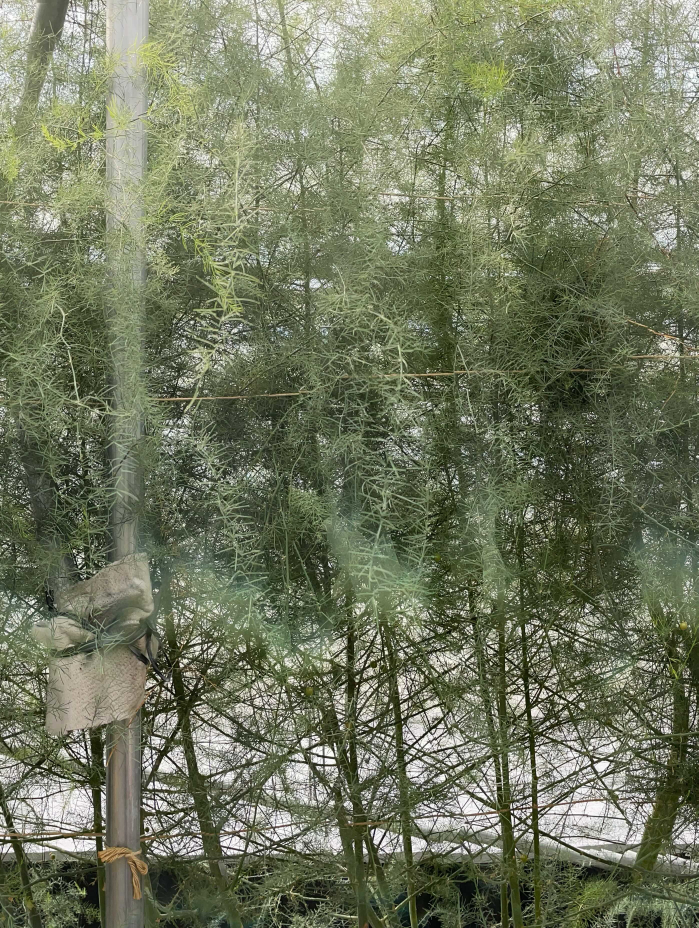
#> input picture pseudo_leaf_density_estimator/data/leaf.jpg, 2793 x 3712 px (shown at 1/4 size)
$ jupyter execute --allow-errors sandbox.ipynb   (older library calls are emulated)
#> lines starting #> are read from the running program, lines starting #| are printed output that depends on the picture; after the words box and inside, x2 and y2 are one past the last pixel; in counts of white or black regions, pixels touching at a corner belong together
### pseudo_leaf_density_estimator/guided_filter/core/filter.py
import numpy as np

from ..cv.smooth import box_filter
from ..cv.image import to_32F


class GuidedFilter:
    """
    This is a factory class which builds guided filter
    according to the channel number of guided Input.
    The guided input could be gray image, color image,
    or multi-dimensional feature map.

    References:
        K.He, J.Sun, and X.Tang. Guided Image Filtering. TPAMI'12.
    """

    def __init__(self, I, radius, eps):
        """

        Parameters
        ----------
        I: NDArray
            Guided image or guided feature map
        radius: int
            Radius of filter
        eps: float
            Value controlling sharpness
        """
        if len(I.shape) == 2:
            self._Filter = GrayGuidedFilter(I, radius, eps)
        else:
            self._Filter = MultiDimGuidedFilter(I, radius, eps)

    # [23 lines left out: function filter, not called in this run]


class GrayGuidedFilter:
    """
    Specific guided filter for gray guided image.
    """

    # [47 lines left out: functions __init__, filter, not called in this run]


class MultiDimGuidedFilter:
    """
    Specific guided filter for color guided image
    or multi-dimensional feature map.
    """

    def __init__(self, I, radius, eps):
        self.I = to_32F(I)
        self.radius = radius
        self.eps = eps

        self.rows = self.I.shape[0]
        self.cols = self.I.shape[1]
        self.chs = self.I.shape[2]

    # [53 lines left out: function filter, not called in this run]

### pseudo_leaf_density_estimator/sandbox.ipynb
[cell 1]
import cv2
import numpy as np
import matplotlib.pyplot as plt
import matplotlib as mpl

def show(image):
    plt.imshow(image)
    plt.show()

"""
Load images
"""
input_name = "data/leaf.jpg"
leaf_image = cv2.imread(input_name)
#> leaf_image is the input picture: shape (3712, 2793, 3); mean B, G, R 94.3, 119.6, 113.1
# leaf_image = cv2.imread("data/leaf2.png")
leaf_image = cv2.resize(leaf_image, None, fx=0.2, fy=0.2)
#> leaf_image: shape (742, 559, 3)
leaf_image_raw = leaf_image

leaf_image_rgb = cv2.cvtColor(leaf_image, cv2.COLOR_BGR2RGB)
show(leaf_image_rgb)
print(leaf_image_rgb.shape)
#| (742, 559, 3)

# 色空間の変換(RGB -> CIE LCh)

[cell 2]
from skimage.color import rgb2lab, lab2lch,lab2rgb,lch2lab

img_lab = rgb2lab(leaf_image_rgb)# what is this? -> 色空間変更
#> img_lab: shape (742, 559, 3) float64; mean of channels 0, 1, 2 48.2, -7.3, 13.3
img_lch = lab2lch(img_lab)
#> img_lch: shape (742, 559, 3) float64; mean of channels 0, 1, 2 48.2, 15.3, 2.1

[cell 3]
# 色空間変換しても、配列の形は一緒
print(f"lab.shape: {img_lab.shape}")
#| lab.shape: (742, 559, 3)
print(f"lch.shape: {img_lch.shape}")
#| lch.shape: (742, 559, 3)

[cell 4]
np.log10(img_lch[:, :, 1] + 1) / np.log10(255)

# LCh色空間を用いた色検出

[cell 5]
#LCHのCを使用している
img_lch[:, :, 1] = (255 * np.log10(img_lch[:, :, 1] + 1) / np.log10(255)).astype(np.uint8)  #perceptual color spaces
#> img_lch: shape (742, 559, 3) float64; mean of channels 0, 1, 2 48.2, 122.4, 2.1
plt.hist(img_lch[:,:,1].reshape(-1))#histグラム化にするには、一次元配列にする必要がある
plt.show()#これ何表している？？？
#> figure, not shown here; tallest bar 176153 high, from x = 131.6 to 150.4

## Chroma成分を

[cell 6]
img_lab = lch2lab(img_lch)
#> img_lab: shape (742, 559, 3) float64; mean of channels 0, 1, 2 48.2, -57.6, 105.4
img_rgb = lab2rgb(img_lab)
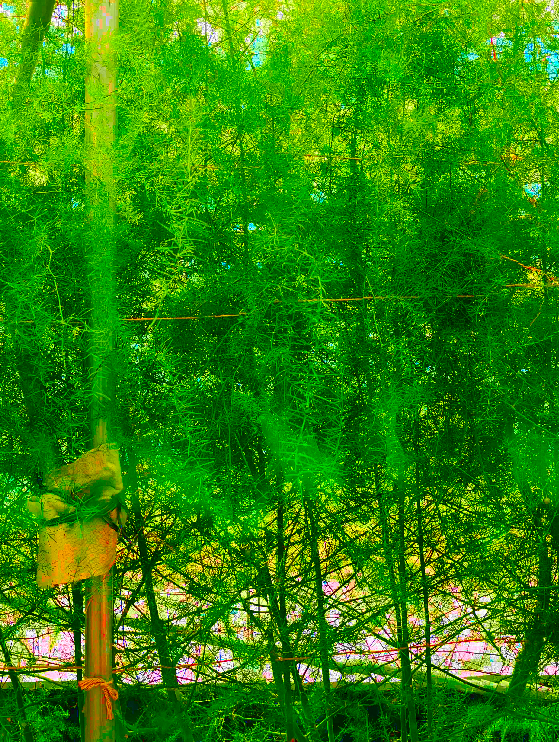
#> img_rgb: shape (742, 559, 3) float64; mean R, G, B 0.181, 0.528, 0.0376
show(img_rgb)

[cell 7]
#bgrlower & bgrupperとは何だ?->２値化のために使用する、範囲。よっしーさんが決定したと思われる。
bgrLower = np.array([0, 110, 0])
bgrUpper = np.array([255, 170, 255])
lsh_mask = cv2.inRange(img_lch, bgrLower, bgrUpper) #cv2.inRangeは2値化するために使用する。Q：LCH色空間なのに、BGRの色空間で範囲を設定している
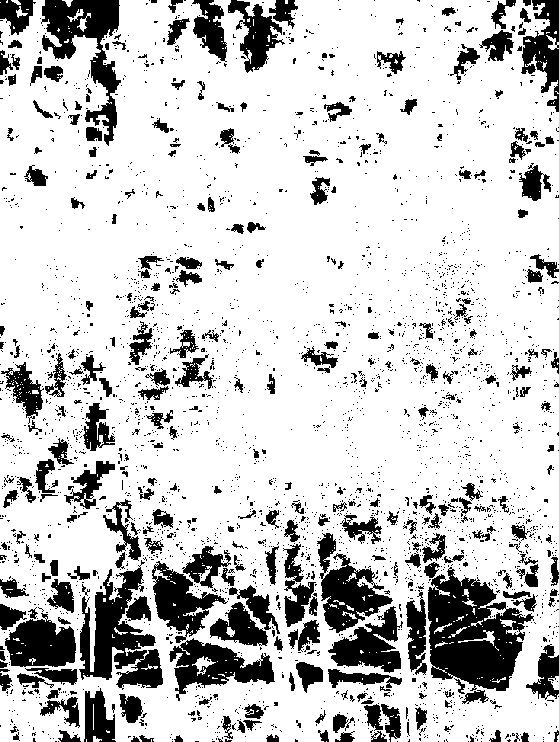
#> lsh_mask: shape (742, 559); 79.6% white; 3156 black regions (2838 under 20 px), largest, box (x1, y1, x2, y2) and area: (428, 567, 534, 691) 7758, (79, 560, 163, 690) 5066, (41, 0, 121, 146) 4263
lsh_mask = cv2.resize(lsh_mask, leaf_image.shape[-2::-1])

[cell 8]
show(lsh_mask)

[cell 9]
lsh_mask

# 緑成分優位な画像成分の抽出

[cell 10]
print((leaf_image.astype(np.float)/255).dtype)
#| float64
print((leaf_image/255).dtype)
#| float64
leaf_image_float = leaf_image.astype(np.float) / 255
print(leaf_image_float)
#> (printed output is left out)
0.000000001

[cell 11]
#lsh_where
leaf_image_float = leaf_image.astype(np.float) / 255
print(leaf_image_float.shape)
#| (742, 559, 3)
#> (the rest of this cell did not finish here and is left out)

[cell 12]
leaf_image_float = leaf_image.astype(np.float) / 255
leaf_image_float += 10e-8 #???

lsh_where = np.where(lsh_mask == 0)#-> 引数にとったarray配列に対して、条件に適合している値の添字をtupleで返す
#> lsh_where = 84718 positions, rows 0 to 741, columns 0 to 558

leaf_image_float[lsh_where[0], lsh_where[1], :] = (1.0, 0.1, 1.0)
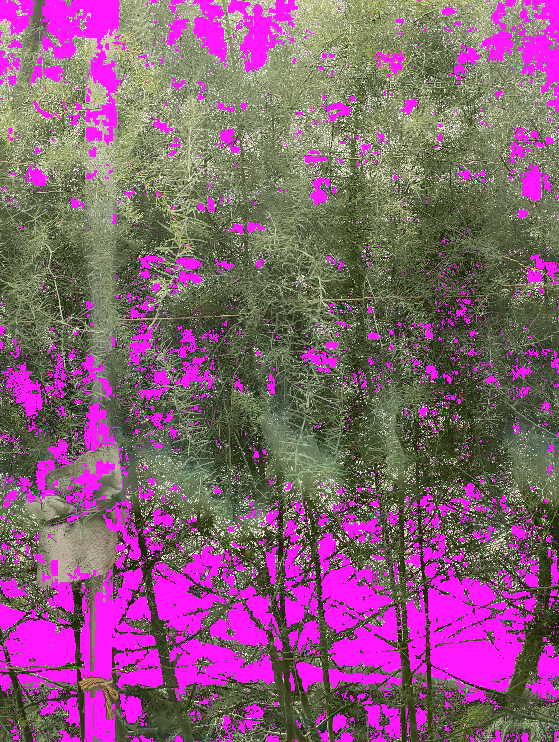
#> leaf_image_float: shape (742, 559, 3) float64; mean B, G, R 0.463, 0.37, 0.53

#leaf_image_float[:,...,:]はleaf_image_floatと全く一緒。
is_green_dominant = (np.max(leaf_image_float[:, ..., :] / leaf_image_float[:, :, 1][:, :, np.newaxis], axis=2) > 1.0) & (
    np.max(leaf_image_float, axis=2) > 0.5)
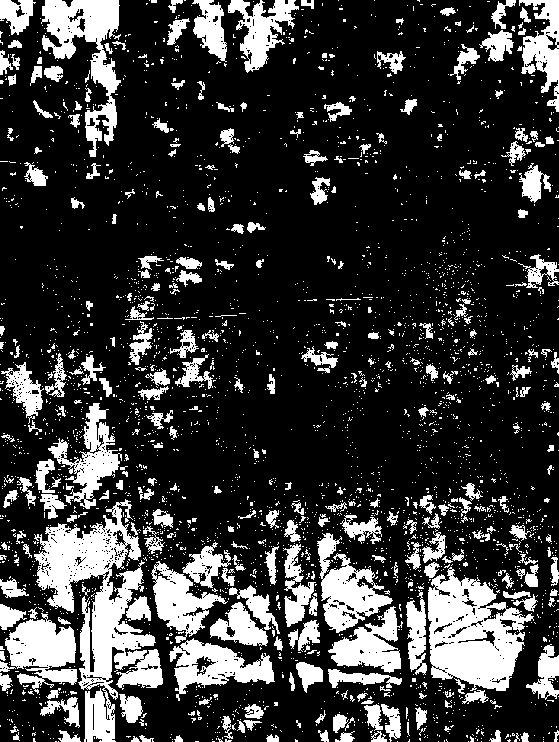
#> is_green_dominant: shape (742, 559) bool; 22.1% white; 3267 white regions (2960 under 20 px), largest, box (x1, y1, x2, y2) and area: (34, 499, 163, 742) 11880, (428, 567, 534, 691) 7779, (41, 0, 121, 157) 4712

mask_green_dominant = np.zeros_like(is_green_dominant, np.uint8)
mask_green_dominant[is_green_dominant] = 255

show(255 - mask_green_dominant)  # yellow:255 black:0

## バッチ毎に空白成分の平均値を出力 ->

[cell 13]
plt.imshow(mask_green_dominant)

# 分割したい
print("original_image_size")
print(mask_green_dominant.shape)
height_size, width_size = mask_green_dominant.shape
# 横は4or5分割、縦は横のサイズに合わせた正方形のboxに合うように
num_divided_width = 9
print(f"num_divided_width: {num_divided_width}")
grid_size = int(width_size/num_divided_width)
print(f"grid_size = {grid_size}")
num_divided_height = int(height_size/grid_size)
#縦0:139の時、横0:139,140:279,280:419,420:559
#縦140:279の時、""
#,,,

overgrow_average = np.zeros([num_divided_height,num_divided_width])
green_average = np.zeros([height_size,width_size])

# caluculate average for each grid erea
for i in range(num_divided_height):
    h_s_point = grid_size*i
    h_e_point = grid_size*(i+1)
    divided_green_dominant = mask_green_dominant[h_s_point:h_e_point,:]
    # batchごとの出力結果
    # show(divided_green_dominant)

    for j in range(num_divided_width):
        w_s_point = grid_size*j
        w_e_point = grid_size*(j+1)

        # [5 lines of commented-out code are left out]

        green_num = np.sum(divided_green_dominant[:,w_s_point:w_e_point] == 0)
        average = green_num / (grid_size ** 2)
        overgrow_average[i,j] = average

        # batchごとの出力結果
        # hoge = divided_green_dominant[:,w_s_point:w_e_point]
        # cv2.putText(hoge, f"{average:.2f}",(hoge.shape[0]//4,hoge.shape[1]//2),cv2.FONT_HERSHEY_PLAIN, 1.5,(255, 255, 255), 1, cv2.LINE_AA)
        # show(hoge)

        text_point = (h_s_point + grid_size//2, w_s_point + grid_size//2)
        #cv2.putText(green_average, f"{average:.2f}",text_point,cv2.FONT_HERSHEY_PLAIN, 1.5,(255, 255, 255), 1, cv2.LINE_AA)
        green_average[h_s_point:h_e_point,:][:,w_s_point:w_e_point] = average


print(overgrow_average)
plt.imshow(green_average,cmap="Reds")
plt.colorbar()
green_average

[cell 14]
# まずgreenaverageとoriginal画像を重ねる
# original画像はbgr, green_averageは1次元の0~1画像

# zero Step : float64? を　uint8で表現する
# Frist Step：green_averageを1 -> 3次元にする (green_averageの値はRに、B,Gは値０にする)
# Second Step：αブレンドをoriginal画像とgreen_averageで行う

[cell 15]
# green_average
green_average_255 = (255*green_average)
green_average_rgb = np.zeros([height_size,width_size,3])
green_average_rgb[:,:,0] = green_average_255
green_average_rgb = green_average_rgb.astype(np.uint8)

[cell 16]
plt.imshow(green_average_rgb)

[cell 17]
#アルファブレンド
alpha = 0.5
overlay_img = alpha * leaf_image_rgb + (1 - alpha) * green_average_rgb
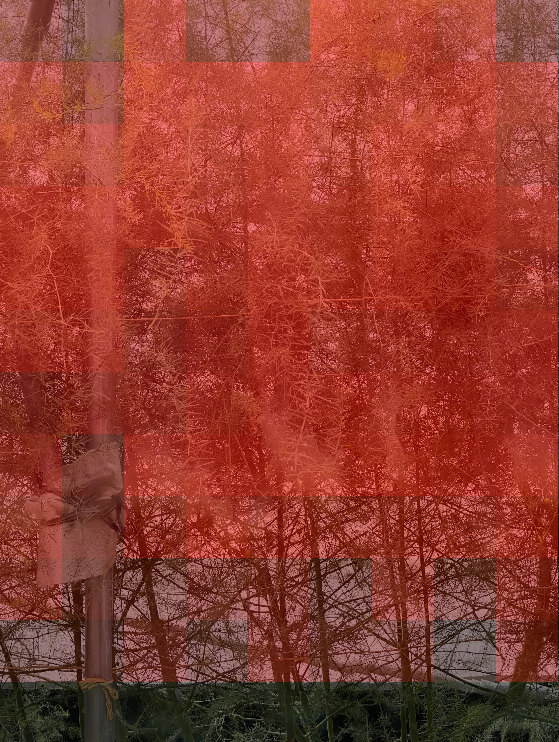
#> overlay_img: shape (742, 559, 3) float64; mean R, G, B 147.5, 59.8, 47.2
#plt.imshow(leaf_image_rgb)
plt.imshow(overlay_img.astype(np.uint8))

#> (a cell that did not finish here is left out)

[cell 19]
plt.imshow(green_average)
plt.colorbar()
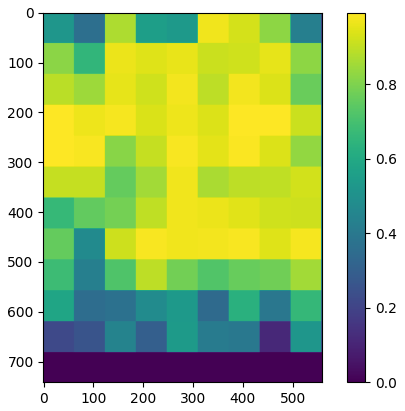
#> figure drawn by matplotlib, 2 panels

[cell 20]
green_average.shape

[cell 21]
# colormap作成
rgb_colormap =[[100,0,205],[0,0,255],[0,102,204],[0,200,200],[0,204,102],[0,203,0],[102,203,0],[200,200,0],[200,100,0],[200,0,0]]
green_average_rgb = np.zeros([height_size, width_size, 3])

# colorconverter
def convert_color(output_img, condition_img, low_condition, high_condition, value):
    output_img[(low_condition < condition_img) & (condition_img <= high_condition)] = value
# convert
for i in range(0,len(rgb_colormap)):
    convert_color(green_average_rgb, green_average, i*0.1, i*0.1+0.1, rgb_colormap[i])

[cell 22]
show(green_average_rgb.astype(np.uint8))
#> in show (call 5), `plt.show()`:
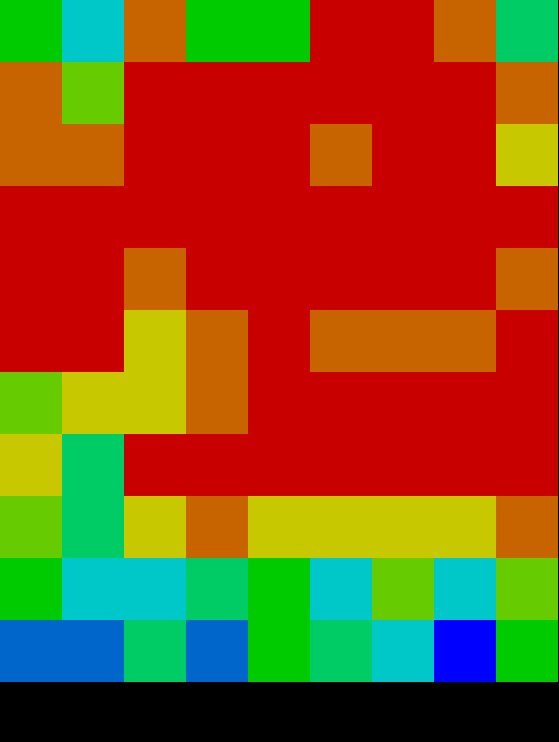
#> shown: shape (742, 559, 3); mean R, G, B 136.3, 81.2, 24.8

# 局所画像パッチ毎の疑似葉面積密度の取得

[cell 23]
from sklearn.feature_extraction.image import extract_patches_2d

def get_density(patch_flattened):
    return np.sum(patch_flattened) / len(patch_flattened)

patch_size = 7
patches = extract_patches_2d(mask_green_dominant, (patch_size, patch_size))
size_restored = np.array(mask_green_dominant.shape) - [patch_size - 1, patch_size - 1]#畳み込み後のサイズ
mask_green_dominant = (np.max(patches.reshape((-1, patch_size ** 2)), axis=-1)).reshape(size_restored)
mask_green_dominant = mask_green_dominant.astype(np.uint8)

green_relative_intensity = np.max(leaf_image_float[:, :, 1][:, :, np.newaxis] / leaf_image_float[:, ..., :], axis=2)
patches_gri = extract_patches_2d(green_relative_intensity, (patch_size, patch_size)).reshape(-1, patch_size ** 2)
mask_gri = np.apply_along_axis(get_density, 1, patches_gri).reshape(mask_green_dominant.shape)
# gri_quant_l = np.quantile(mask_gri.reshape(-1), 0.50)
# gri_quant_u = np.quantile(mask_gri.reshape(-1), 0.90)
gri_quant_l = 1
gri_quant_u = 30000
mask_gri[mask_gri < gri_quant_l] = gri_quant_l
mask_gri[mask_gri >= gri_quant_u] = gri_quant_u
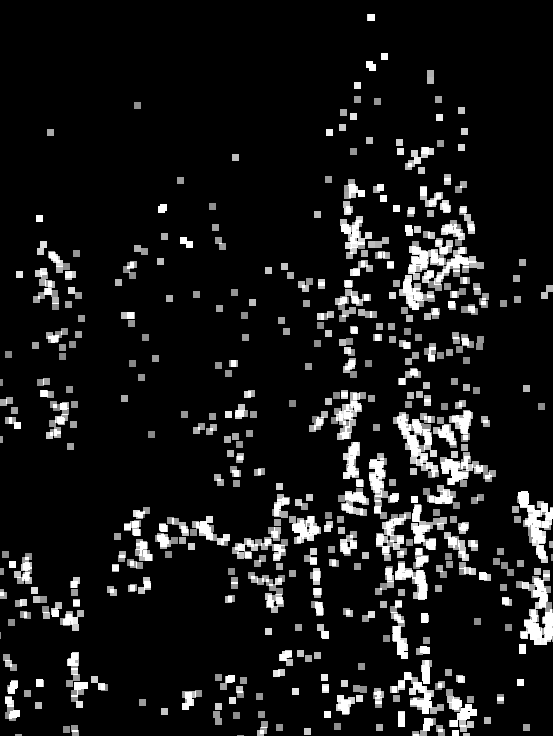
#> mask_gri: shape (736, 553) float64; min 1, max 30000, mean 2917.8; drawn with min black and max white
mask_gri_shifted = mask_gri - gri_quant_l
mask_gri_normalized = (mask_gri_shifted - mask_gri_shifted.min()) / (mask_gri_shifted.max() - mask_gri_shifted.min())
mask_gri_normalized = cv2.copyMakeBorder(
    mask_gri_normalized, patch_size // 2, patch_size // 2, patch_size // 2, patch_size // 2, cv2.BORDER_CONSTANT, 0
)
#> mask_gri_normalized: shape (742, 559) float64

show(mask_gri_normalized)

[cell 24]
patches_gri.shape
#> Out = (407008, 49)

[cell 25]
mask_gri.shape
#> Out = (736, 553)

[cell 26]
mask_gri_normalized

# 画像スムージング（ガイデッドフィルタ）

[cell 27]
from guided_filter.core.filter import GuidedFilter

#> (the rest of this cell did not finish here and is left out)

mask_gri_normalized = GF.filter(mask_gri_normalized)
mask_gri_normalized[mask_gri_normalized < 0] = 0
mask_gri_normalized[mask_gri_normalized >= 1.0] = 1.0
mask_gri_normalized[lsh_mask == 0] = 0
show(mask_gri_normalized)

[cell 28]
from PIL import Image

def cv2pil(image):
    new_image = image.copy()
    new_image = cv2.cvtColor(new_image, cv2.COLOR_BGR2RGB)
    new_image = Image.fromarray(new_image)
    return new_image

def concat_horizontal(ims):
    h = max(im.height for im in ims)
    w = sum(im.width for im in ims)

    dst = Image.new("RGB", (w, h))
    _w = 0
    for im in ims:
        dst.paste(im, (_w, 0))
        _w += im.width
    return dst

mask_gri_colorized = cv2.applyColorMap((mask_gri_normalized * 255).astype(np.uint8), cv2.COLORMAP_JET)
mask_gri_colorized[lsh_where[0], lsh_where[1], :] = (0, 0, 0)
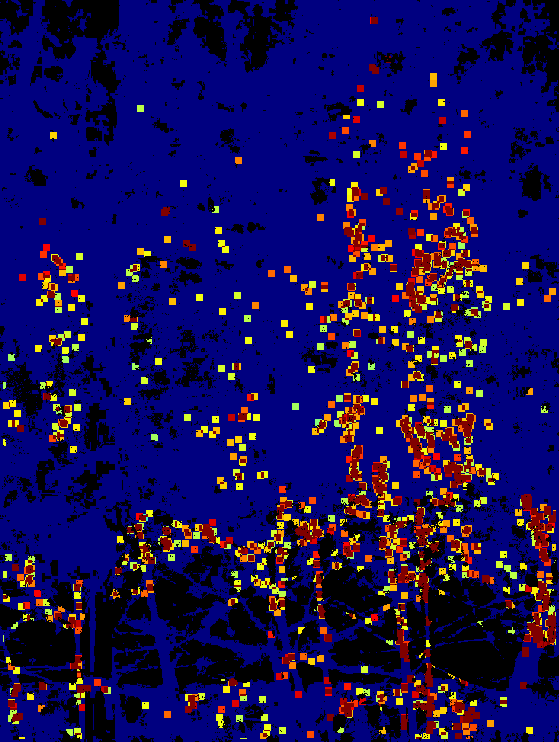
#> mask_gri_colorized: shape (742, 559, 3); mean B, G, R 89, 12.4, 21.4
show(concat_horizontal([cv2pil(leaf_image), cv2pil(mask_gri_colorized)]))
#> in concat_horizontal, `h = max(im.height for im in ims)`: h = 742
#> in concat_horizontal, `w = sum(im.width for im in ims)`: w = 1118
#> in concat_horizontal, `dst = Image.new("RGB", (w, h))`: dst: PIL image 1118x742 RGB; every value is 0
#> the loop in concat_horizontal, `for im in ims:` made 2 passes
#> after the loop in concat_horizontal, `for im in ims:`:
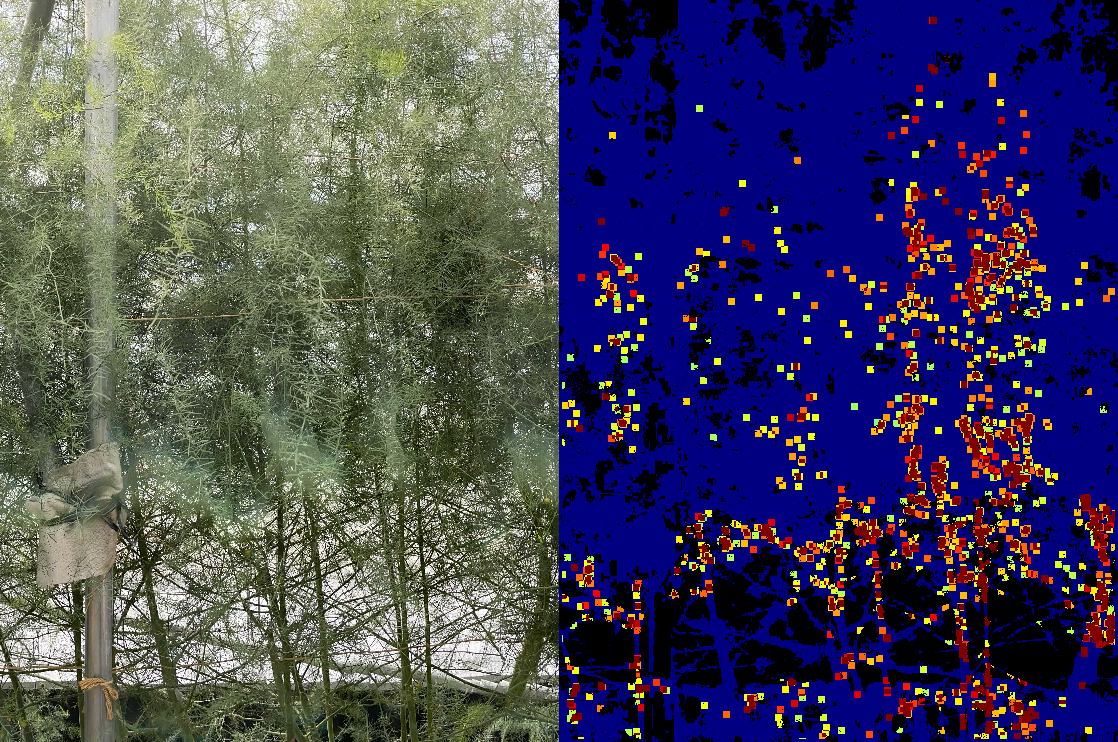
#> dst: PIL image 1118x742 RGB; mean R, G, B 67.2, 66, 91.7
